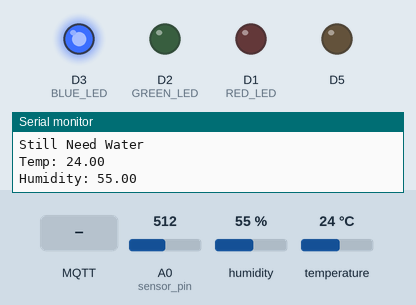
Simulated run of this program. Board: ESP8266 (NodeMCU). On the bench: output pins drawn as LEDs (lit = HIGH), the last lines printed to the serial monitor. Inputs (shaded band) come from the test bench; at power-on: A0 (sensor_pin) = 512, humidity 55 %, temperature 24 °C. WiFi joins after 1.5 s; servers stay silent unless stated; no MQTT or app messages arrive unless stated.

Above: at 2.7 s.
2.8 s: A0 (sensor_pin) set to 427
4.7 s: A0 (sensor_pin) set to 407
At 6.9 s:
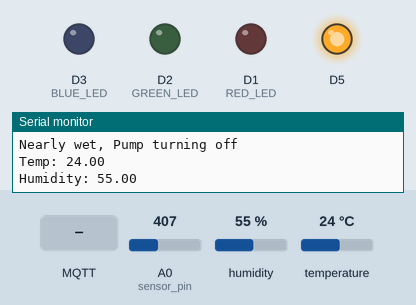
10.0 s: A0 (sensor_pin) set to 511
At 11.4 s:
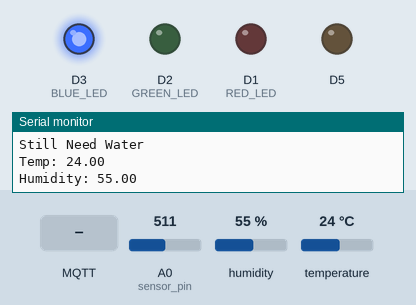
12.0 s: MQTT message "on" arrives on the first subscribed topic
At 12.4 s:
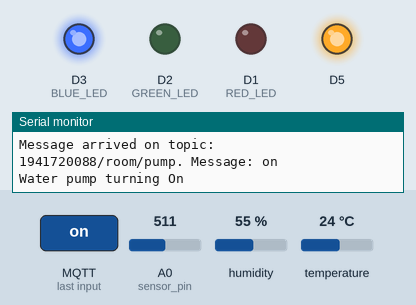
Timing chart, 0 to 15.0 s (numbered marks = the images above; inputs shaded):
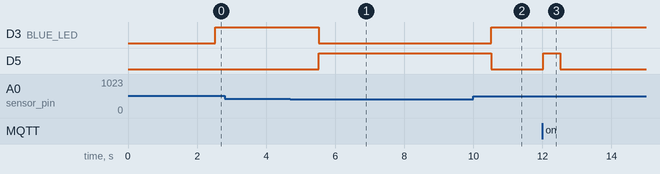

Measured:
- the behaviour switches between 416 and 415 on A0 (sensor_pin) (found by bisection; images 0 and 1)
- after the input at 4.7 s, D3 (BLUE_LED): HIGH → LOW after 0.82 s; D5: LOW → HIGH after 0.82 s
- after the input at 10.0 s, D3 (BLUE_LED): LOW → HIGH after 0.52 s; D5: HIGH → LOW after 0.52 s
- after the input at 12.0 s, D5: LOW → HIGH at once, → LOW 0.50 s later

The program:

main.cpp
```cpp
#include <Arduino.h>
#include <ESP8266WiFi.h>
#include <PubSubClient.h>
#include <LiquidCrystal_I2C.h>
#include <SimpleTimer.h>
#include <SimpleDHT.h>

// LiquidCrystal_I2C lcd(0x27, 16, 2);

// Soil Moisture
const int sensor_pin = A0;
float moisture_percentage;
const int AirValue = 616;
const int WaterValue = 335;
int soilMoistureValue = 0;
int soilmoisturepercent=0;
SimpleTimer timer;

// Connection
WiFiClient espClient;
PubSubClient client(espClient);
String macAddr = "";

//LED
#define BLUE_LED D3
#define GREEN_LED D2
#define RED_LED D1

// DHT
SimpleDHT11 dht11(D7);

// MQTT
const char *ssid = "OPPO A9 2020";
const char *password = "punyaaika";
const char *mqtt_server = "broker.hivemq.com";

void setup_wifi()
{
  delay(10);
  Serial.println();
  Serial.print("Connecting to ");
  Serial.println(ssid);
  WiFi.begin(ssid, password);
  while (WiFi.status() != WL_CONNECTED)
  {
    delay(500);
    Serial.print(".");
  }
  Serial.println("");
  Serial.print("WiFi connected - ESP IP address: ");
  Serial.println(WiFi.localIP());
  macAddr = WiFi.macAddress();
  Serial.println(macAddr);
}

void reconnect()
{
  while (!client.connected())
  {
    Serial.print("Attempting MQTT connection...");
    if (client.connect(macAddr.c_str()))
    {
      Serial.println("connected");
    }
    else
    {
      Serial.print("failed, rc=");
      Serial.print(client.state());
      Serial.println(" try again in 5 seconds");
      delay(5000);
    }
  }
}

void MainFunction() {
  soilMoistureValue = analogRead(A0);
  Serial.println(soilMoistureValue);
  soilmoisturepercent = map(soilMoistureValue, AirValue, WaterValue, 0, 100);
  Serial.println(soilmoisturepercent);
  static char soilMoisture[7];
  dtostrf(soilmoisturepercent, 4, 2, soilMoisture);
  Serial.print("Soil Moisture Percent: ");
  Serial.println(soilMoisture);

  client.publish("1941720088/room/soil", soilMoisture);
  if(soilmoisturepercent < 10)
  {
  Serial.println("Nearly dry, Pump turning on");
  digitalWrite(RED_LED, LOW);
  digitalWrite(GREEN_LED, LOW);
  digitalWrite(BLUE_LED, HIGH);
  digitalWrite(D5, LOW);
  }
  else if(soilmoisturepercent > 70)
  {
  Serial.println("Nearly wet, Pump turning off");
  digitalWrite(RED_LED, LOW);
  digitalWrite(GREEN_LED, LOW);
  digitalWrite(BLUE_LED, LOW);
  digitalWrite(D5, HIGH);
  } else {
    Serial.println("Still Need Water");
    digitalWrite(RED_LED, LOW);
    digitalWrite(GREEN_LED, LOW);
    digitalWrite(BLUE_LED, HIGH);
    digitalWrite(D5, LOW);
  }

  int err = SimpleDHTErrSuccess;

  byte temperature = 0;
  byte humidity = 0;
  if ((err = dht11.read(&temperature, &humidity, NULL)) != SimpleDHTErrSuccess)
  {
    Serial.print("Pembacaan DHT11 gagal, err=");
    Serial.println(err);
    delay(1000);
    return;
  }

  static char temperatureTemp[7];
  dtostrf(temperature, 4, 2, temperatureTemp);
  Serial.print("Temp: ");
  Serial.println(temperatureTemp);

  static char humidityHum[7];
  dtostrf(humidity, 4, 2, humidityHum);
  Serial.print("Humidity: ");
  Serial.println(humidityHum);


  client.publish("1941720088/room/temperature", temperatureTemp);
  client.publish("1941720088/room/humidity", humidityHum);

}

void callback(String topic, byte* message, unsigned int length) {
  Serial.print("Message arrived on topic: ");
  Serial.print(topic);
  Serial.print(". Message: ");
  String messageInfo;

  for (int i = 0; i < length; i++) {
    Serial.print((char)message[i]);
    messageInfo += (char)message[i];
  }
  Serial.println();

  if(topic=="1941720088/room/pump"){
      Serial.print("Water pump turning ");
      if(messageInfo == "on"){
        digitalWrite(D5, HIGH);
        Serial.print("On");
      }
      else if(messageInfo == "off"){
        digitalWrite(D5, LOW);
        Serial.print("Off");
      }
  }
  Serial.println();
}

void setup() {
  Serial.begin(9600);

  pinMode(D5,OUTPUT);
  pinMode(RED_LED,OUTPUT);
  pinMode(GREEN_LED,OUTPUT);
  pinMode(BLUE_LED,OUTPUT);

  setup_wifi();
  client.setServer(mqtt_server, 1883);
  client.setCallback(callback);
  client.subscribe("1941720088/room/pump");
  timer.setInterval(1000L,MainFunction);
}
void loop() {
  if (!client.connected())
  {
    reconnect();
  }
  if (!client.loop())
  {
    client.connect(macAddr.c_str());
  }

  timer.run();

}
```

stash.cpp
```cpp
// Soil Moisture Sensor Using LCD
// void setup() {
//     Serial.begin(9600);
//     lcd.init(); // initialize the lcd
//     lcd.backlight();
//     lcd.clear();
//     lcd.home();
// }

// void scrollText(int row, String message, int delayTime, int lcdColumns)
//  {
//    for (int i = 0; i < lcdColumns; i++)
//    {
//      message = " " + message;
//    }
//    message = message + " ";
//    for (int pos = 0; pos < message.length(); pos++)
//    {
//      lcd.setCursor(0, row);
//      lcd.print(message.substring(pos, pos + lcdColumns));
//      delay(delayTime);
//    }
//  }


// void loop() {
//   lcd.home();

//   moisture_percentage = ( 100.00 - ( (analogRead(sensor_pin)/1023.00) * 100.00 ) );

//   Serial.print("Soil Moisture(in Percentage) = ");
//   Serial.print(moisture_percentage);
//   Serial.println("%");

//   if(moisture_percentage < 45)
//   {
//     lcd.print("kering ");
//   } else if(moisture_percentage > 45 && moisture_percentage < 65)
//   {
//     lcd.print("lembab ");
//   } else
//   {
//     lcd.print("basah ");
//   }
//   lcd.println(moisture_percentage);
//   scrollText(1, "Soil Moisture Value", 250, 16);
//   // delay(1000);
// }
```
